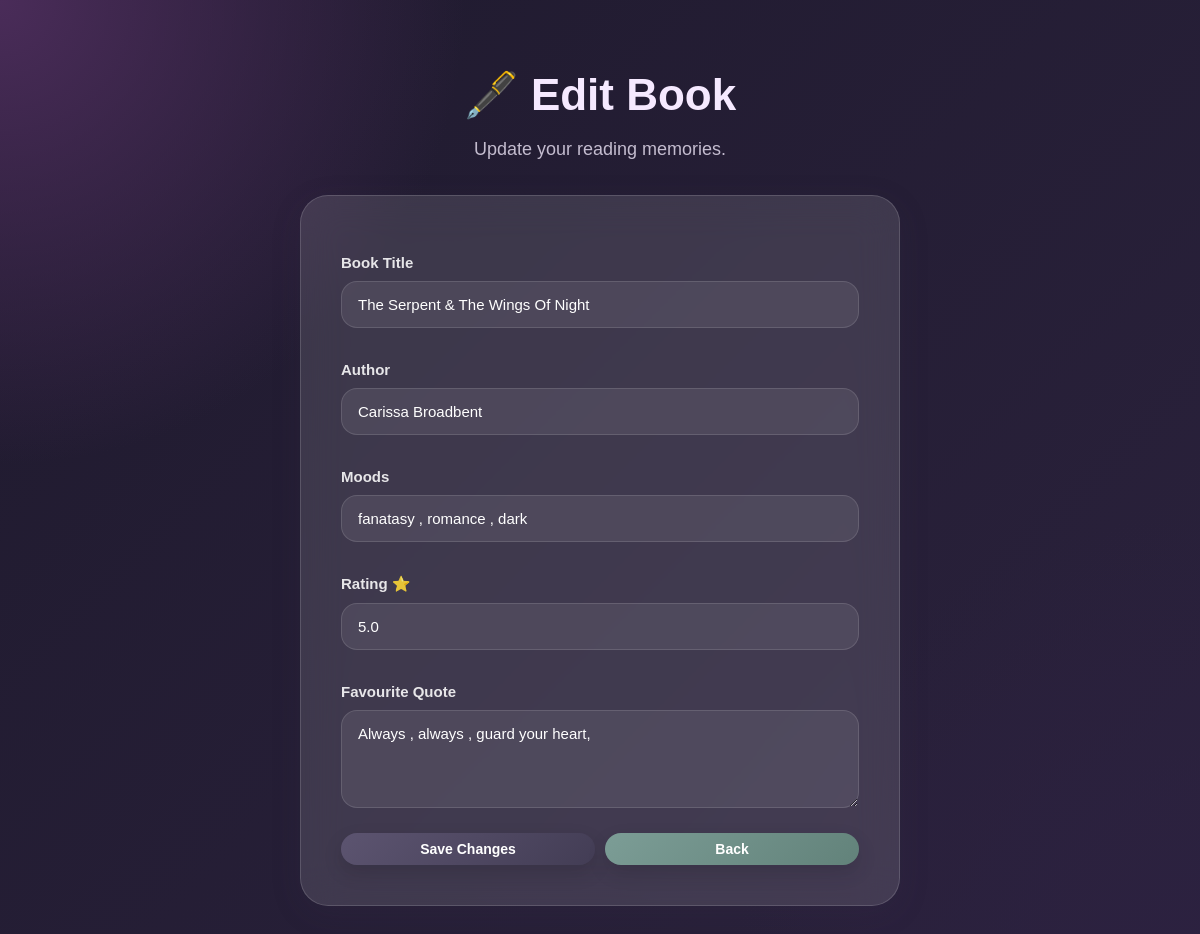
/edit/28 (signed in), run on an earlier commit of the app's database.
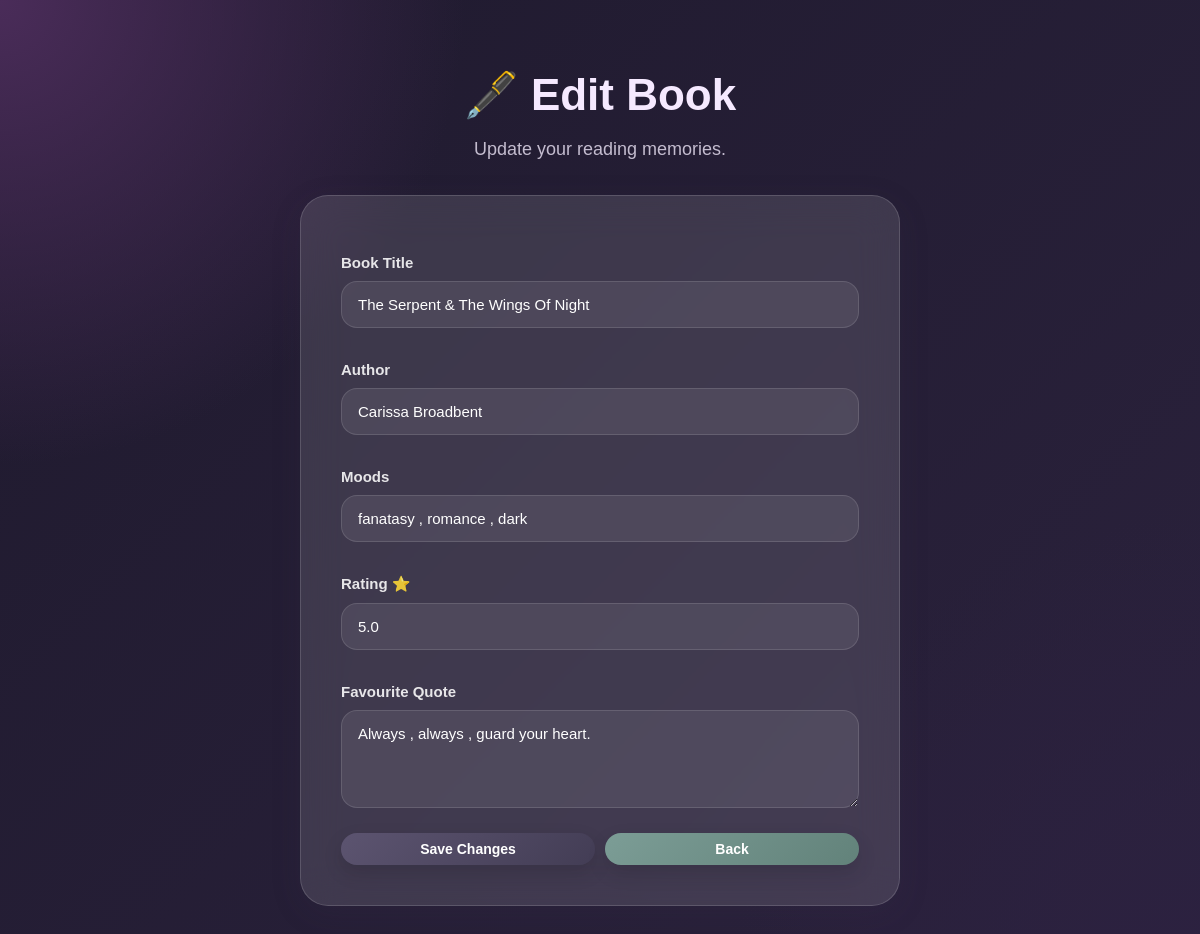
And on a later commit of the database.
### app.py (models this page shows)
class Book(db.Model):
    id = db.Column(
        db.Integer,
        primary_key=True
    )
    title = db.Column(
        db.String(200),
        nullable=False
    )
    author = db.Column(
        db.String(200),
        nullable=False
    )
    mood = db.Column(
        db.String(200),
        nullable=False
    )
    rating = db.Column(
        db.Float,
        nullable=False
    )
    favorite = db.Column(
        db.Boolean,
        default=False
    )
    quote = db.Column(db.Text)
    cover_url = db.Column(
        db.String(500)
    )
    created_at = db.Column(
        db.DateTime,
        default = datetime.now(timezone.utc)
    )
    user_id = db.Column(
        db.Integer,
        db.ForeignKey("user.id"),
        nullable=False
    )

### app.py (the view, shortened to what this page needs)
@app.route("/edit/<int:id>", methods=["GET", "POST"])
@login_required
def edit_book(id):
    book = Book.query.filter_by(
        id=id,
        user_id=current_user.id
    ).first_or_404()
    return render_template(
        "edit.html",
        book=book
    )

### app.py (called while the page is built)
@login_manager.user_loader
def load_user(user_id):
    return db.session.get(
        User,
        int(user_id)
    )

### templates/edit.html (shortened to what this page needs)
<!doctype html>
<html lang="en">
  <head>
    <link rel="stylesheet" href="{{url_for('static',filename='style.css')}}" />
  </head>
  <body class="dark-mode">
    <div class="container">
      <h1 class="edit-title">🖋️ Edit Book</h1>
      <p class="edit-subtitle">Update your reading memories.</p>
      <form method="POST" class="edit-form">
        <label>Book Title</label>
        <input type="text" name="title" value="{{ book.title }}" required />
        <label>Author</label>
        <input type="text" name="author" value="{{ book.author }}" required />
        <label>Moods</label>
        <input
          type="text"
          name="mood"
          autocomplete="off"
          value="{{ book.mood }}"
          required
        />
        <label>Rating ⭐</label>
        <input
          type="number"
          name="rating"
          value="{{ book.rating }}"
          min="1"
          max="5"
          step="0.1"
          required
        />
        <label> Favourite Quote</label>
        <textarea
          name="quote"
          rows="4"
          placeholder="A line that stayed with you..."
        >
{{ book.quote }}</textarea
        >
        <div class="button-row">
          <button class="btn brown-btn" type="submit">Save Changes</button>
          <a href="/" class="btn green-btn"> Back </a>
        </div>
      </form>
    </div>
  </body>
</html>

### static/style.css (style rules this page uses)
* { box-sizing: border-box; }
:root { --primary: #5c5470; --primary-dark: #433d55; --secondary: #7c9d96; --secondary-dark: #62827a; --danger: #d67b7b; --danger-dark: #be6363; --gold: #d4a373; --gold-dark: #bc8a5f; --text-main: #3d3d3d; --text-soft: #6f687c; --page-bg: #f6f3ee; --glass-bg: rgba(255, 255, 255, 0.48); --glass-border: rgba(92, 84, 112, 0.14); --card-bg: rgba(255, 255, 255, 0.48); --shadow: 0 8px 32px rgba(67, 61, 85, 0.12); --hover-shadow: 0 18px 40px rgba(67, 61, 85, 0.18); }
body { margin: 0; padding: 40px; min-height: 100vh; font-family: "Poppins", sans-serif; color: var(--text-main); background: radial-gradient(circle at top left, #f3d9fa 0%, transparent 28%), radial-gradient(circle at bottom right, #d6e4ff 0%, transparent 30%), linear-gradient(135deg, #f6f3ee, #e9e2d8); background-attachment: fixed; }
.container { max-width: 1450px; margin: auto; }
.navbar, form, .book-card, .stat-card, .history-card, .api-search-box { background: var(--card-bg); backdrop-filter: blur(22px); -webkit-backdrop-filter: blur(22px); border: 1px solid var(--glass-border); border-radius: 26px; box-shadow: var(--shadow), inset 0 1px 1px rgba(255, 255, 255, 0.22); }
.edit-form { max-width: 600px; margin: 35px auto; padding: 40px; background: rgba(255, 255, 255, 0.22); backdrop-filter: blur(18px); border-radius: 28px; box-shadow: var(--shadow); }
label { display: block; margin-top: 18px; margin-bottom: 10px; font-size: 15px; font-weight: 600; color: var(--primary-dark); }
.edit-form label { color: rgba(255, 255, 255, 0.88); }
.edit-title { font-size: 44px; margin-bottom: 8px; text-align: center; }
.edit-subtitle { font-size: 18px; color: var(--text-soft); margin-bottom: 35px; text-align: center; opacity: 0.8; }
form { width: 100%; max-width: 520px; margin: 28px auto; padding: 32px; display: flex; flex-direction: column; }
input, select, textarea { width: 100%; margin-top: 0; padding: 14px 16px; margin-bottom: 15px; border-radius: 16px; border: 1px solid rgba(255, 255, 255, 0.15); background: rgba(255, 255, 255, 0.7); font-size: 15px; font-weight: 500; margin-top: 0; font-family: inherit; color: var(--text-main); transition: 0.25s ease; }
textarea { resize: vertical; min-height: 80px; }
.btn { display: inline-flex; justify-content: center; align-items: center; gap: 6px; box-shadow: 0 8px 20px rgba(0, 0, 0, 0.12); padding: 8px 12px; border: none; border-radius: 16px; text-decoration: none; color: white; font-size: 14px; font-weight: 600; cursor: pointer; transition: transform 0.25s ease, box-shadow 0.25s ease, opacity 0.25s ease; white-space: nowrap; }
.brown-btn { background: linear-gradient(135deg, var(--primary), var(--primary-dark)); }
.green-btn { background: linear-gradient(135deg, var(--secondary), var(--secondary-dark)); }
.button-row { display: flex; gap: 10px; margin-top: auto; padding-top: 10px; }
.button-row .btn { flex: 1; }
body.dark-mode { background: radial-gradient(circle at top left, #4a2c59 0%, transparent 30%), radial-gradient(circle at bottom right, #2c2140 0%, transparent 30%), linear-gradient(135deg, #1f1a2e, #2b223d); color: #f5e9ff; }
body.dark-mode .navbar, body.dark-mode form, body.dark-mode .book-card, body.dark-mode .api-search-box, body.dark-mode .insight-card, body.dark-mode .chart-card, body.dark-mode .stat-card, body.dark-mode .book-highlight { background: rgba(255, 255, 255, 0.12); border: 1px solid rgba(255, 255, 255, 0.15); backdrop-filter: blur(20px); }
body.dark-mode p, body.dark-mode span, body.dark-mode strong { color: #ece4f6; }
body.dark-mode input, body.dark-mode select, body.dark-mode textarea { background: rgba(255, 255, 255, 0.08); color: white; border: 1px solid rgba(255, 255, 255, 0.12); }
body.dark-mode input::placeholder { color: #d8cde6; }

What changed in the data, as far as the page shows it:
changed Book "The Serpent & The Wings Of Night": quote "Always , always , guard your heart," → "Always , always , guard your heart."
